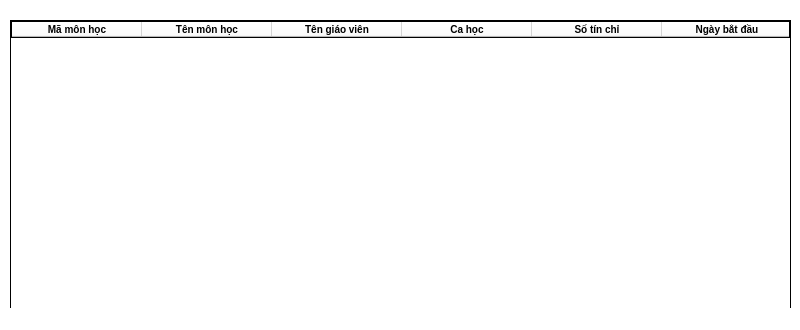
<?xml version="1.0" encoding="UTF-8"?>
<ui version="4.0">
 <class>MainWindow</class>
 <widget class="QMainWindow" name="MainWindow">
  <property name="geometry">
   <rect>
    <x>0</x>
    <y>0</y>
    <width>800</width>
    <height>330</height>
   </rect>
  </property>
  <property name="font">
   <font>
    <pointsize>16</pointsize>
   </font>
  </property>
  <property name="windowTitle">
   <string>Mid Term</string>
  </property>
  <property name="styleSheet">
   <string notr="true">background-color:white;

</string>
  </property>
  <widget class="QWidget" name="centralwidget">
   <widget class="QTableWidget" name="tableWidget">
    <property name="geometry">
     <rect>
      <x>10</x>
      <y>20</y>
      <width>781</width>
      <height>401</height>
     </rect>
    </property>
    <property name="minimumSize">
     <size>
      <width>0</width>
      <height>0</height>
     </size>
    </property>
    <property name="layoutDirection">
     <enum>Qt::LeftToRight</enum>
    </property>
    <property name="autoFillBackground">
     <bool>false</bool>
    </property>
    <property name="styleSheet">
     <string notr="true">font-size: 10px;
font-weight:bold;
font-weight:underline;
border-style: solid;
border-color:black;
border-width: 1px;
background-color:white;</string>
    </property>
    <property name="verticalScrollBarPolicy">
     <enum>Qt::ScrollBarAsNeeded</enum>
    </property>
    <property name="horizontalScrollBarPolicy">
     <enum>Qt::ScrollBarAlwaysOff</enum>
    </property>
    <property name="autoScroll">
     <bool>true</bool>
    </property>
    <property name="showGrid">
     <bool>true</bool>
    </property>
    <property name="sortingEnabled">
     <bool>true</bool>
    </property>
    <property name="rowCount">
     <number>0</number>
    </property>
    <property name="columnCount">
     <number>6</number>
    </property>
    <attribute name="horizontalHeaderCascadingSectionResizes">
     <bool>false</bool>
    </attribute>
    <attribute name="horizontalHeaderDefaultSectionSize">
     <number>130</number>
    </attribute>
    <attribute name="horizontalHeaderMinimumSectionSize">
     <number>40</number>
    </attribute>
    <attribute name="verticalHeaderVisible">
     <bool>false</bool>
    </attribute>
    <attribute name="verticalHeaderDefaultSectionSize">
     <number>30</number>
    </attribute>
    <column>
     <property name="text">
      <string>Mã môn học</string>
     </property>
     <property name="textAlignment">
      <set>AlignCenter</set>
     </property>
    </column>
    <column>
     <property name="text">
      <string>Tên môn học</string>
     </property>
     <property name="textAlignment">
      <set>AlignCenter</set>
     </property>
    </column>
    <column>
     <property name="text">
      <string>Tên giáo viên</string>
     </property>
     <property name="textAlignment">
      <set>AlignCenter</set>
     </property>
    </column>
    <column>
     <property name="text">
      <string>Ca học</string>
     </property>
     <property name="textAlignment">
      <set>AlignCenter</set>
     </property>
    </column>
    <column>
     <property name="text">
      <string>Số tín chỉ</string>
     </property>
     <property name="textAlignment">
      <set>AlignCenter</set>
     </property>
    </column>
    <column>
     <property name="text">
      <string>Ngày bắt đầu</string>
     </property>
    </column>
   </widget>
  </widget>
  <widget class="QStatusBar" name="statusbar"/>
 </widget>
 <resources/>
 <connections/>
</ui>
